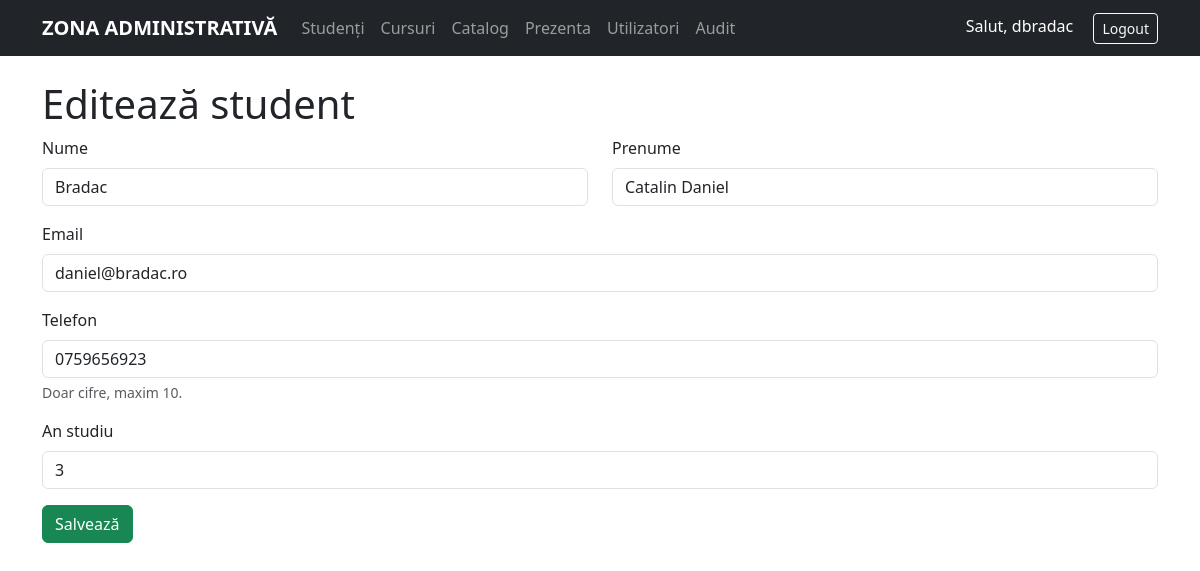
The page /index.php?resource=students&action=edit&id=4 (signed in) on the database its author committed.
### tables this page shows
CREATE TABLE `Studenti` (
  `ID_Student` int(11) NOT NULL,
  `Nume` varchar(50) NOT NULL,
  `Prenume` varchar(50) NOT NULL,
  `Email` varchar(100) NOT NULL,
  `Telefon` varchar(20) NOT NULL COMMENT 'număr de telefon',
  `An_Studiu` tinyint(4) NOT NULL CHECK (`An_Studiu` between 1 and 6)
);

### src/Controllers/StudentController.php (called while the page is built, shortened)
<?php
class StudentController extends Controller
{
    private Student $model;
    public function __construct() { $this->model = new Student(); }
    public function edit()
    {
        $id = $_GET['id'] ?? null; if(!$id) header('Location: index.php?resource=students');
        $student = $this->model->find($id);
        include __DIR__ . '/../../views/students/form.php';
    }
}

### index.php (called while the page is built, shortened)
<?php
$resource = $_GET['resource'] ?? 'students';
$action   = $_GET['action']   ?? 'index';
switch ($resource) {
    case 'students':
        $ctrl = new \App\Controllers\StudentController();
        break;
}
call_user_func([$ctrl, $action]);

### autoload.php (called while the page is built, shortened)
<?php
spl_autoload_register(function($class) {
    $prefix = 'App\\';
    $baseDir = __DIR__ . '/src/';
    $len = strlen($prefix);
    $relative = str_replace('\\', '/', substr($class, $len));
    $file = $baseDir . $relative . '.php';
});

### src/Core/Database.php (called while the page is built, shortened)
<?php
class Database {
    private static $instance;
    private $pdo;
    private function __construct() {
        $dsn = "mysql:host=" . DB_HOST . ";dbname=" . DB_NAME . ";charset=utf8mb4";
        $this->pdo = new PDO($dsn, DB_USER, DB_PASS, [
            PDO::ATTR_ERRMODE => PDO::ERRMODE_EXCEPTION,
            PDO::ATTR_DEFAULT_FETCH_MODE => PDO::FETCH_ASSOC,
        ]);
    }
    public static function getInstance() {
        if (!self::$instance) self::$instance = new self();
        return self::$instance;
    }
    public function getConnection() {
        return $this->pdo;
    }
}

### src/Models/Student.php (called while the page is built, shortened)
<?php
class Student
{
    private PDO $db;
    public function __construct()
    {
        $this->db = Database::getInstance()->getConnection();
    }
    public function find($id)    { $st=$this->db->prepare("SELECT * FROM Studenti WHERE ID_Student=?"); $st->execute([$id]); return $st->fetch(); }
}

### views/students/form.php (the view, shortened to what this page needs)
<?php include __DIR__.'/../templates/header.php'; ?>
<h1><?= isset($student)?'Editează':'Adaugă' ?> student</h1>
<form method="post" action="">
  <div class="row">
    <div class="col-md-6 mb-3">
      <label class="form-label">Nume</label>
      <input name="nume" value="<?= $student['Nume'] ?? '' ?>"
             class="form-control" required>
    </div>
    <div class="col-md-6 mb-3">
      <label class="form-label">Prenume</label>
      <input name="prenume" value="<?= $student['Prenume'] ?? '' ?>"
             class="form-control" required>
    </div>
  </div>
  <div class="mb-3">
    <label class="form-label">Email</label>
    <input name="email" type="email"
           value="<?= $student['Email'] ?? '' ?>" class="form-control" required>
  </div>
  <div class="mb-3">
    <label class="form-label">Telefon</label>
    <input name="telefon" type="tel" maxlength="10"
           pattern="^\d{1,10}$"
           value="<?= $student['Telefon'] ?? '' ?>"
           class="form-control" required>
    <div class="form-text">Doar cifre, maxim 10.</div>
  </div>
  <div class="mb-3">
    <label class="form-label">An studiu</label>
    <input name="an_studiu" type="number" min="1" max="6"
           value="<?= $student['An_Studiu'] ?? '' ?>" class="form-control" required>
  </div>
  <button class="btn btn-success">
    <?= isset($student)?'Salvează':'Adaugă' ?>
  </button>
</form>
<?php include __DIR__.'/../templates/footer.php'; ?>

### rows shown on the page
studenti: nume "Bradac", prenume "Catalin Daniel", email "daniel@bradac.ro", telefon "0759656923", an_studiu "3"

### other values the page prints
$_SESSION['user']['username'] "dbradac"
